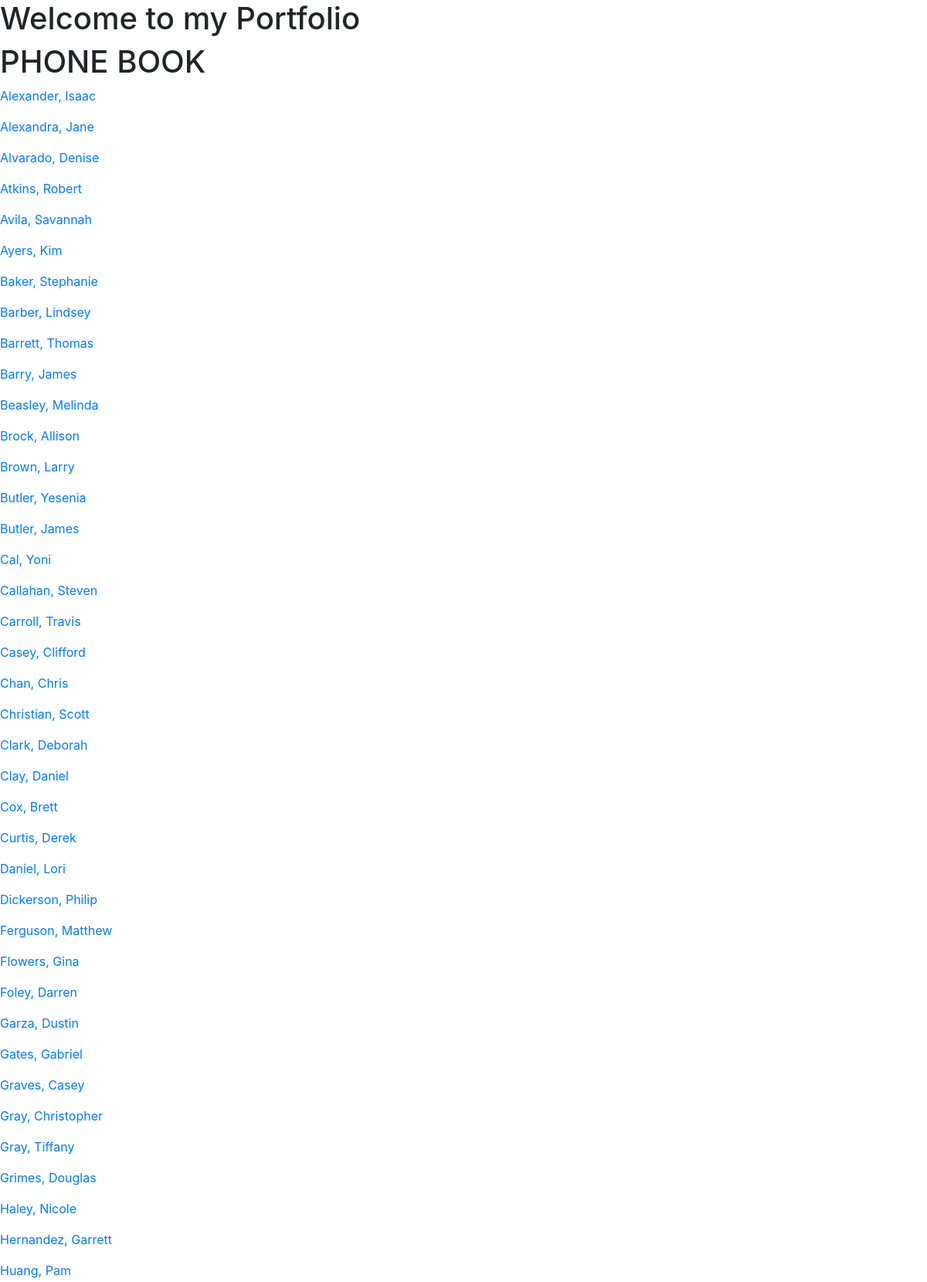
The app's page /persons/ (upper part) with its own data.
### phonebook/models.py (models this page shows)
class Person(models.Model):
    first_name = models.CharField(max_length=30)
    last_name = models.CharField(max_length=30)
    phone_number = models.CharField(max_length=30)

### phonebook/views.py (the view)
# urls.py: path('persons/', views.persons, name='persons'),
def persons(request):
    person_list = models.Person.objects.all().order_by('last_name')
    person_list_dict = {
        'persons': person_list
    }
    return render(request, "phonebook/person_list.html", person_list_dict)

### phonebook/templates/phonebook/person_list.html
{% extends 'phonebook/base.html' %}
{% load static %}
{% block main %}
<h1>PHONE BOOK</h1>
{% for person in persons %}
<a href="{% url 'person' id=person.id %}"> <p>{{person.last_name}}, {{person.first_name}}</p> </a>
{% endfor %}
{% endblock %}

### phonebook/templates/phonebook/base.html (shortened to what this page needs)
<!DOCTYPE html>
<html lang="en">
<head>
    <link rel="stylesheet" href="https://stackpath.bootstrapcdn.com/bootstrap/4.4.1/css/bootstrap.min.css">
</head>
<body>
    <h1>Welcome to my Portfolio</h1>
    {% block main %}{% endblock%}
</body>
</html>

### records on screen
Person: last_name "Alexander", first_name "Isaac"
Person: last_name "Alexandra", first_name "Jane"
Person: last_name "Alvarado", first_name "Denise"
Person: last_name "Atkins", first_name "Robert"
Person: last_name "Avila", first_name "Savannah"
Person: last_name "Ayers", first_name "Kim"
Person: last_name "Baker", first_name "Stephanie"
Person: last_name "Barber", first_name "Lindsey"
Person: last_name "Barrett", first_name "Thomas"
Person: last_name "Barry", first_name "James"
Person: last_name "Beasley", first_name "Melinda"
Person: last_name "Brock", first_name "Allison"
Person: last_name "Brown", first_name "Larry"
Person: last_name "Butler", first_name "Yesenia"
Person: last_name "Butler", first_name "James"
Person: last_name "Cal", first_name "Yoni"
Person: last_name "Callahan", first_name "Steven"
Person: last_name "Carroll", first_name "Travis"
Person: last_name "Casey", first_name "Clifford"
Person: last_name "Chan", first_name "Chris"
Person: last_name "Christian", first_name "Scott"
Person: last_name "Clark", first_name "Deborah"
Person: last_name "Clay", first_name "Daniel"
Person: last_name "Cox", first_name "Brett"
Person: last_name "Curtis", first_name "Derek"
Person: last_name "Daniel", first_name "Lori"
Person: last_name "Dickerson", first_name "Philip"
Person: last_name "Ferguson", first_name "Matthew"
Person: last_name "Flowers", first_name "Gina"
Person: last_name "Foley", first_name "Darren"
Person: last_name "Garza", first_name "Dustin"
Person: last_name "Gates", first_name "Gabriel"
Person: last_name "Graves", first_name "Casey"
Person: last_name "Gray", first_name "Christopher"
Person: last_name "Gray", first_name "Tiffany"
Person: last_name "Grimes", first_name "Douglas"
Person: last_name "Haley", first_name "Nicole"
Person: last_name "Hernandez", first_name "Garrett"
Person: last_name "Huang", first_name "Pam"
